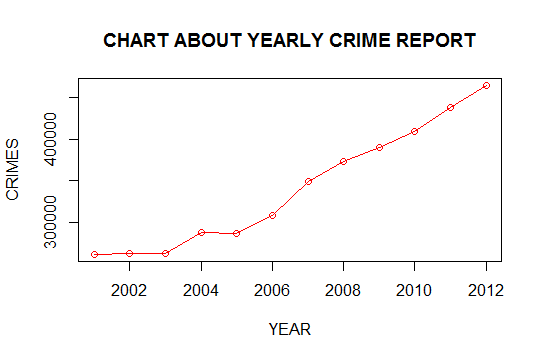

This figure's R source:
table=read.csv("E:/project/crimes.csv")
data2=table %>% group_by(Year) %>% summarise(all_crimes=sum(Rape,Kidnapping.and.Abduction,Dowry.Deaths,Assault.on.women.with.intent.to.outrage.her.modesty,Insult.to.modesty.of.Women,Cruelty.by.Husband.or.his.Relatives,Importation.of.Girls))
#View(data2)
data=data.frame(data2)
print(data2)
x=(data2$Year)
y=(data2$all_crimes)
plot(x,y,type = "o",col="red",xlab = "YEAR",ylab = "CRIMES",main = "CHART ABOUT YEARLY CRIME REPORT")
